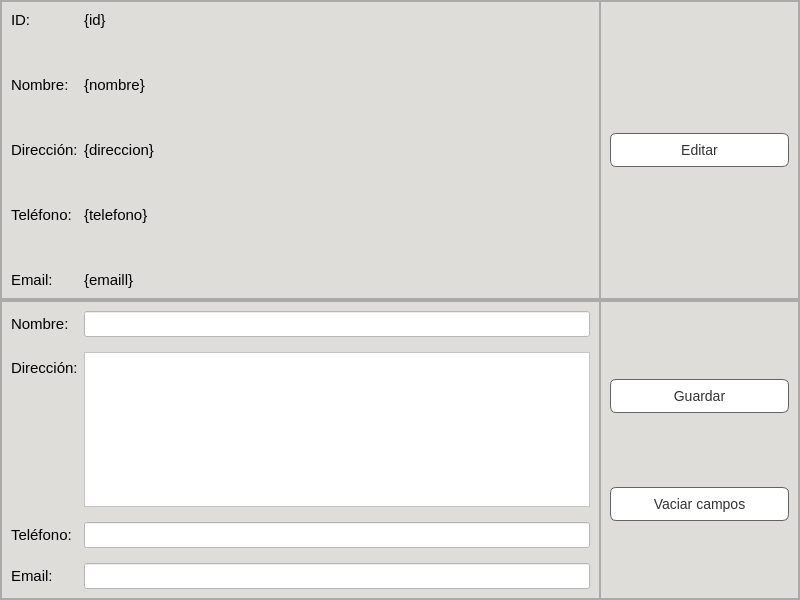
<?xml version="1.0" encoding="UTF-8"?>
<ui version="4.0">
 <class>MainWindow</class>
 <widget class="QMainWindow" name="MainWindow">
  <property name="geometry">
   <rect>
    <x>0</x>
    <y>0</y>
    <width>800</width>
    <height>600</height>
   </rect>
  </property>
  <property name="windowTitle">
   <string>MainWindow</string>
  </property>
  <widget class="QWidget" name="centralwidget">
   <property name="styleSheet">
    <string notr="true">font-family:&quot;Inter&quot;, sans-serif;
background-color: rgb(222, 221, 218);
</string>
   </property>
   <layout class="QVBoxLayout" name="verticalLayout" stretch="1,1">
    <property name="spacing">
     <number>0</number>
    </property>
    <property name="leftMargin">
     <number>0</number>
    </property>
    <property name="topMargin">
     <number>0</number>
    </property>
    <property name="rightMargin">
     <number>0</number>
    </property>
    <property name="bottomMargin">
     <number>0</number>
    </property>
    <item>
     <widget class="QFrame" name="frame">
      <property name="styleSheet">
       <string notr="true"/>
      </property>
      <property name="frameShape">
       <enum>QFrame::StyledPanel</enum>
      </property>
      <property name="frameShadow">
       <enum>QFrame::Raised</enum>
      </property>
      <layout class="QHBoxLayout" name="horizontalLayout" stretch="3,1">
       <property name="spacing">
        <number>0</number>
       </property>
       <property name="leftMargin">
        <number>0</number>
       </property>
       <property name="topMargin">
        <number>0</number>
       </property>
       <property name="rightMargin">
        <number>0</number>
       </property>
       <property name="bottomMargin">
        <number>0</number>
       </property>
       <item>
        <widget class="QFrame" name="frame_3">
         <property name="styleSheet">
          <string notr="true">font-size:15px;
font-family:&quot;Inter&quot;, sans-serif;
</string>
         </property>
         <property name="frameShape">
          <enum>QFrame::StyledPanel</enum>
         </property>
         <property name="frameShadow">
          <enum>QFrame::Raised</enum>
         </property>
         <layout class="QFormLayout" name="formLayout">
          <item row="0" column="0">
           <widget class="QLabel" name="label">
            <property name="text">
             <string>ID:</string>
            </property>
           </widget>
          </item>
          <item row="0" column="1">
           <widget class="QLabel" name="lb_id">
            <property name="text">
             <string>{id}</string>
            </property>
           </widget>
          </item>
          <item row="1" column="0">
           <spacer name="verticalSpacer">
            <property name="orientation">
             <enum>Qt::Vertical</enum>
            </property>
            <property name="sizeHint" stdset="0">
             <size>
              <width>20</width>
              <height>40</height>
             </size>
            </property>
           </spacer>
          </item>
          <item row="2" column="0">
           <widget class="QLabel" name="label_2">
            <property name="text">
             <string>Nombre:</string>
            </property>
           </widget>
          </item>
          <item row="2" column="1">
           <widget class="QLabel" name="lb_nombre">
            <property name="text">
             <string>{nombre}</string>
            </property>
           </widget>
          </item>
          <item row="3" column="0">
           <spacer name="verticalSpacer_2">
            <property name="orientation">
             <enum>Qt::Vertical</enum>
            </property>
            <property name="sizeHint" stdset="0">
             <size>
              <width>20</width>
              <height>40</height>
             </size>
            </property>
           </spacer>
          </item>
          <item row="4" column="0">
           <widget class="QLabel" name="label_3">
            <property name="text">
             <string>Dirección:</string>
            </property>
           </widget>
          </item>
          <item row="4" column="1">
           <widget class="QLabel" name="lb_direccion">
            <property name="text">
             <string>{direccion}</string>
            </property>
           </widget>
          </item>
          <item row="5" column="0">
           <spacer name="verticalSpacer_3">
            <property name="orientation">
             <enum>Qt::Vertical</enum>
            </property>
            <property name="sizeHint" stdset="0">
             <size>
              <width>20</width>
              <height>40</height>
             </size>
            </property>
           </spacer>
          </item>
          <item row="6" column="0">
           <widget class="QLabel" name="label_4">
            <property name="text">
             <string>Teléfono:</string>
            </property>
           </widget>
          </item>
          <item row="6" column="1">
           <widget class="QLabel" name="lb_telefono">
            <property name="text">
             <string>{telefono}</string>
            </property>
           </widget>
          </item>
          <item row="7" column="0">
           <spacer name="verticalSpacer_4">
            <property name="orientation">
             <enum>Qt::Vertical</enum>
            </property>
            <property name="sizeHint" stdset="0">
             <size>
              <width>20</width>
              <height>40</height>
             </size>
            </property>
           </spacer>
          </item>
          <item row="8" column="0">
           <widget class="QLabel" name="label_5">
            <property name="text">
             <string>Email:</string>
            </property>
           </widget>
          </item>
          <item row="8" column="1">
           <widget class="QLabel" name="lb_email">
            <property name="text">
             <string>{emaill}</string>
            </property>
           </widget>
          </item>
         </layout>
        </widget>
       </item>
       <item>
        <widget class="QFrame" name="frame_4">
         <property name="styleSheet">
          <string notr="true"/>
         </property>
         <property name="frameShape">
          <enum>QFrame::StyledPanel</enum>
         </property>
         <property name="frameShadow">
          <enum>QFrame::Raised</enum>
         </property>
         <layout class="QVBoxLayout" name="verticalLayout_2">
          <item>
           <widget class="QPushButton" name="bt_editar">
            <property name="styleSheet">
             <string notr="true">QPushButton:hover {
    background-color: #D6D2D1;
}

QPushButton:pressed {
    background-color: #52c7ff;
}
QPushButton {
    background-color:rgb(255, 255, 255);
    border:1px solid rgb(100,100,100);
    color:rgb(50,50,50);
    padding: 8px 16px;
    border-radius: 6px;
    font-size: 14px;
}

QPushButton:hover {
    background-color: #D6D2D1;
}

QPushButton:pressed {
    background-color: #52c7ff;
}</string>
            </property>
            <property name="text">
             <string>Editar</string>
            </property>
           </widget>
          </item>
         </layout>
        </widget>
       </item>
      </layout>
     </widget>
    </item>
    <item>
     <widget class="QFrame" name="frame_2">
      <property name="styleSheet">
       <string notr="true"/>
      </property>
      <property name="frameShape">
       <enum>QFrame::StyledPanel</enum>
      </property>
      <property name="frameShadow">
       <enum>QFrame::Raised</enum>
      </property>
      <layout class="QHBoxLayout" name="horizontalLayout_2" stretch="3,1">
       <property name="spacing">
        <number>0</number>
       </property>
       <property name="leftMargin">
        <number>0</number>
       </property>
       <property name="topMargin">
        <number>0</number>
       </property>
       <property name="rightMargin">
        <number>0</number>
       </property>
       <property name="bottomMargin">
        <number>0</number>
       </property>
       <item>
        <widget class="QFrame" name="fr_datos_1">
         <property name="styleSheet">
          <string notr="true">font-size:15px;
font-family:&quot;Inter&quot;, sans-serif;
</string>
         </property>
         <property name="frameShape">
          <enum>QFrame::StyledPanel</enum>
         </property>
         <property name="frameShadow">
          <enum>QFrame::Raised</enum>
         </property>
         <layout class="QFormLayout" name="formLayout_2">
          <item row="0" column="0">
           <widget class="QLabel" name="lb_nombre_2">
            <property name="enabled">
             <bool>true</bool>
            </property>
            <property name="styleSheet">
             <string notr="true"/>
            </property>
            <property name="text">
             <string>Nombre:</string>
            </property>
           </widget>
          </item>
          <item row="0" column="1">
           <widget class="QLineEdit" name="line_nombre">
            <property name="styleSheet">
             <string notr="true">background-color: rgb(255, 255, 255);</string>
            </property>
           </widget>
          </item>
          <item row="2" column="0">
           <widget class="QLabel" name="lb_direccion_2">
            <property name="text">
             <string>Dirección:</string>
            </property>
           </widget>
          </item>
          <item row="4" column="0">
           <widget class="QLabel" name="lb_telefono_2">
            <property name="text">
             <string>Teléfono:</string>
            </property>
           </widget>
          </item>
          <item row="4" column="1">
           <widget class="QLineEdit" name="line_telefono">
            <property name="styleSheet">
             <string notr="true">background-color: rgb(255, 255, 255);</string>
            </property>
           </widget>
          </item>
          <item row="6" column="0">
           <widget class="QLabel" name="lb_email_2">
            <property name="text">
             <string>Email:</string>
            </property>
           </widget>
          </item>
          <item row="6" column="1">
           <widget class="QLineEdit" name="line_email">
            <property name="styleSheet">
             <string notr="true">background-color: rgb(255, 255, 255);</string>
            </property>
           </widget>
          </item>
          <item row="1" column="0">
           <spacer name="verticalSpacer_5">
            <property name="orientation">
             <enum>Qt::Vertical</enum>
            </property>
            <property name="sizeHint" stdset="0">
             <size>
              <width>20</width>
              <height>40</height>
             </size>
            </property>
           </spacer>
          </item>
          <item row="3" column="0">
           <spacer name="verticalSpacer_6">
            <property name="orientation">
             <enum>Qt::Vertical</enum>
            </property>
            <property name="sizeHint" stdset="0">
             <size>
              <width>20</width>
              <height>40</height>
             </size>
            </property>
           </spacer>
          </item>
          <item row="5" column="0">
           <spacer name="verticalSpacer_7">
            <property name="orientation">
             <enum>Qt::Vertical</enum>
            </property>
            <property name="sizeHint" stdset="0">
             <size>
              <width>20</width>
              <height>40</height>
             </size>
            </property>
           </spacer>
          </item>
          <item row="2" column="1">
           <widget class="QTextEdit" name="line_direccion">
            <property name="styleSheet">
             <string notr="true">background-color: rgb(255, 255, 255);</string>
            </property>
           </widget>
          </item>
         </layout>
        </widget>
       </item>
       <item>
        <widget class="QFrame" name="fr_datos_2">
         <property name="styleSheet">
          <string notr="true">QPushButton:hover {
    background-color: #D6D2D1;
}

QPushButton:pressed {
    background-color: #52c7ff;
}
QPushButton {
    background-color:rgb(255, 255, 255);
    border:1px solid rgb(100,100,100);
    color:rgb(50,50,50);
    padding: 8px 16px;
    border-radius: 6px;
    font-size: 14px;
}

QPushButton:hover {
    background-color: #D6D2D1;
}

QPushButton:pressed {
    background-color: #52c7ff;
}</string>
         </property>
         <property name="frameShape">
          <enum>QFrame::StyledPanel</enum>
         </property>
         <property name="frameShadow">
          <enum>QFrame::Raised</enum>
         </property>
         <layout class="QVBoxLayout" name="verticalLayout_3">
          <item>
           <widget class="QPushButton" name="bt_guardar">
            <property name="text">
             <string>Guardar</string>
            </property>
           </widget>
          </item>
          <item>
           <widget class="QPushButton" name="bt_vaciar">
            <property name="text">
             <string>Vaciar campos</string>
            </property>
           </widget>
          </item>
         </layout>
        </widget>
       </item>
      </layout>
     </widget>
    </item>
   </layout>
  </widget>
 </widget>
 <resources>
  <include location="../../Recursos/Recursos.qrc"/>
 </resources>
 <connections/>
</ui>
